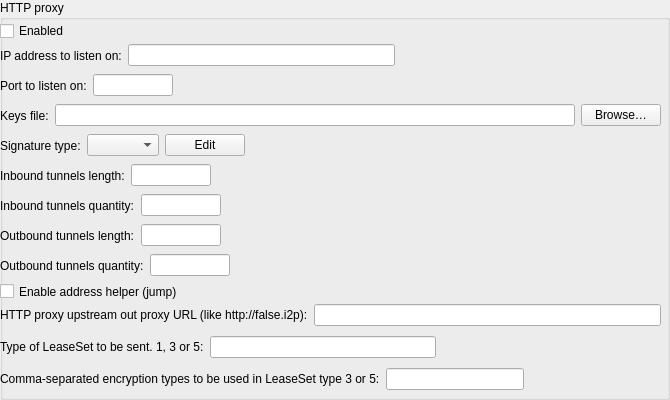
     <widget class="QGroupBox" name="httpProxyGroupBox">
      <property name="minimumSize">
       <size>
        <width>0</width>
        <height>400</height>
       </size>
      </property>
      <property name="maximumSize">
       <size>
        <width>16777215</width>
        <height>400</height>
       </size>
      </property>
      <property name="title">
       <string>HTTP proxy</string>
      </property>
      <widget class="QCheckBox" name="httpProxyEnabledCheckBox">
       <property name="geometry">
        <rect>
         <x>0</x>
         <y>20</y>
         <width>97</width>
         <height>22</height>
        </rect>
       </property>
       <property name="text">
        <string>Enabled</string>
       </property>
      </widget>
      <widget class="QWidget" name="horizontalLayoutWidget_17">
       <property name="geometry">
        <rect>
         <x>0</x>
         <y>40</y>
         <width>661</width>
         <height>31</height>
        </rect>
       </property>
       <layout class="QHBoxLayout" name="horizontalLayout_17">
        <item>
         <widget class="QLabel" name="label_11">
          <property name="text">
           <string>IP address to listen on:</string>
          </property>
         </widget>
        </item>
        <item>
         <widget class="QLineEdit" name="httpProxyAddressLineEdit"/>
        </item>
        <item>
         <spacer name="horizontalSpacer_11">
          <property name="orientation">
           <enum>Qt::Horizontal</enum>
          </property>
          <property name="sizeHint" stdset="0">
           <size>
            <width>40</width>
            <height>20</height>
           </size>
          </property>
         </spacer>
        </item>
       </layout>
      </widget>
      <widget class="QWidget" name="horizontalLayoutWidget_18">
       <property name="geometry">
        <rect>
         <x>0</x>
         <y>70</y>
         <width>661</width>
         <height>31</height>
        </rect>
       </property>
       <layout class="QHBoxLayout" name="horizontalLayout_18">
        <item>
         <widget class="QLabel" name="label_12">
          <property name="text">
           <string>Port to listen on:</string>
          </property>
         </widget>
        </item>
        <item>
         <widget class="QLineEdit" name="httpProxyPortLineEdit">
          <property name="maximumSize">
           <size>
            <width>80</width>
            <height>16777215</height>
           </size>
          </property>
         </widget>
        </item>
        <item>
         <spacer name="horizontalSpacer_12">
          <property name="orientation">
           <enum>Qt::Horizontal</enum>
          </property>
          <property name="sizeHint" stdset="0">
           <size>
            <width>40</width>
            <height>20</height>
           </size>
          </property>
         </spacer>
        </item>
       </layout>
      </widget>
      <widget class="QWidget" name="horizontalLayoutWidget_19">
       <property name="geometry">
        <rect>
         <x>0</x>
         <y>100</y>
         <width>661</width>
         <height>31</height>
        </rect>
       </property>
       <layout class="QHBoxLayout" name="horizontalLayout_19">
        <item>
         <widget class="QLabel" name="label_17">
          <property name="text">
           <string>Keys file:</string>
          </property>
         </widget>
        </item>
        <item>
         <widget class="QLineEdit" name="httpProxyKeyFileLineEdit"/>
        </item>
        <item>
         <widget class="QPushButton" name="httpProxyKeyFilePushButton">
          <property name="text">
           <string>Browse…</string>
          </property>
         </widget>
        </item>
       </layout>
      </widget>
      <widget class="QWidget" name="horizontalLayoutWidget_20">
       <property name="geometry">
        <rect>
         <x>0</x>
         <y>160</y>
         <width>661</width>
         <height>31</height>
        </rect>
       </property>
       <layout class="QHBoxLayout" name="horizontalLayout_20">
        <item>
         <widget class="QLabel" name="label_18">
          <property name="text">
           <string>Inbound tunnels length:</string>
          </property>
         </widget>
        </item>
        <item>
         <widget class="QLineEdit" name="httpProxyInboundTunnelsLenLineEdit">
          <property name="maximumSize">
           <size>
            <width>80</width>
            <height>16777215</height>
           </size>
          </property>
         </widget>
        </item>
        <item>
         <spacer name="horizontalSpacer_13">
          <property name="orientation">
           <enum>Qt::Horizontal</enum>
          </property>
          <property name="sizeHint" stdset="0">
           <size>
            <width>40</width>
            <height>20</height>
           </size>
          </property>
         </spacer>
        </item>
       </layout>
      </widget>
      <widget class="QWidget" name="horizontalLayoutWidget_21">
       <property name="geometry">
        <rect>
         <x>0</x>
         <y>190</y>
         <width>661</width>
         <height>31</height>
        </rect>
       </property>
       <layout class="QHBoxLayout" name="horizontalLayout_21">
        <item>
         <widget class="QLabel" name="label_19">
          <property name="text">
           <string>Inbound tunnels quantity:</string>
          </property>
         </widget>
        </item>
        <item>
         <widget class="QLineEdit" name="httpProxyInboundTunnQuantityLineEdit">
          <property name="maximumSize">
           <size>
            <width>80</width>
            <height>16777215</height>
           </size>
          </property>
         </widget>
        </item>
        <item>
         <spacer name="horizontalSpacer_14">
          <property name="orientation">
           <enum>Qt::Horizontal</enum>
          </property>
          <property name="sizeHint" stdset="0">
           <size>
            <width>40</width>
            <height>20</height>
           </size>
          </property>
         </spacer>
        </item>
       </layout>
      </widget>
      <widget class="QWidget" name="horizontalLayoutWidget_22">
       <property name="geometry">
        <rect>
         <x>0</x>
         <y>220</y>
         <width>661</width>
         <height>31</height>
        </rect>
       </property>
       <layout class="QHBoxLayout" name="horizontalLayout_22">
        <item>
         <widget class="QLabel" name="label_20">
          <property name="text">
           <string>Outbound tunnels length:</string>
          </property>
         </widget>
        </item>
        <item>
         <widget class="QLineEdit" name="httpProxyOutBoundTunnLenLineEdit">
          <property name="maximumSize">
           <size>
            <width>80</width>
            <height>16777215</height>
           </size>
          </property>
         </widget>
        </item>
        <item>
         <spacer name="horizontalSpacer_15">
          <property name="orientation">
           <enum>Qt::Horizontal</enum>
          </property>
          <property name="sizeHint" stdset="0">
           <size>
            <width>40</width>
            <height>20</height>
           </size>
          </property>
         </spacer>
        </item>
       </layout>
      </widget>
      <widget class="QWidget" name="horizontalLayoutWidget_23">
       <property name="geometry">
        <rect>
         <x>0</x>
         <y>250</y>
         <width>661</width>
         <height>31</height>
        </rect>
       </property>
       <layout class="QHBoxLayout" name="horizontalLayout_23">
        <item>
         <widget class="QLabel" name="label_21">
          <property name="text">
           <string>Outbound tunnels quantity:</string>
          </property>
         </widget>
        </item>
        <item>
         <widget class="QLineEdit" name="httpProxyOutboundTunnQuantityLineEdit">
          <property name="maximumSize">
           <size>
            <width>80</width>
            <height>16777215</height>
           </size>
          </property>
         </widget>
        </item>
        <item>
         <spacer name="horizontalSpacer_16">
          <property name="orientation">
           <enum>Qt::Horizontal</enum>
          </property>
          <property name="sizeHint" stdset="0">
           <size>
            <width>40</width>
            <height>20</height>
           </size>
          </property>
         </spacer>
        </item>
       </layout>
      </widget>
      <widget class="QWidget" name="horizontalLayoutWidget_35">
       <property name="geometry">
        <rect>
         <x>0</x>
         <y>130</y>
         <width>661</width>
         <height>31</height>
        </rect>
       </property>
       <layout class="QHBoxLayout" name="horizontalLayout_41">
        <item>
         <widget class="QLabel" name="label_43">
          <property name="text">
           <string>Signature type:</string>
          </property>
         </widget>
        </item>
        <item>
         <widget class="QComboBox" name="comboBox_httpPorxySignatureType"/>
        </item>
        <item>
         <widget class="QPushButton" name="httpProxySignTypeComboEditPushButton">
          <property name="text">
           <string>Edit</string>
          </property>
         </widget>
        </item>
        <item>
         <spacer name="horizontalSpacer_29">
          <property name="orientation">
           <enum>Qt::Horizontal</enum>
          </property>
          <property name="sizeHint" stdset="0">
           <size>
            <width>40</width>
            <height>20</height>
           </size>
          </property>
         </spacer>
        </item>
       </layout>
      </widget>
      <widget class="QCheckBox" name="httpProxyAddressHelperCheckBox">
       <property name="geometry">
        <rect>
         <x>0</x>
         <y>280</y>
         <width>661</width>
         <height>23</height>
        </rect>
       </property>
       <property name="text">
        <string>Enable address helper (jump)</string>
       </property>
      </widget>
      <widget class="QWidget" name="verticalLayoutWidget_6">
       <property name="geometry">
        <rect>
         <x>0</x>
         <y>300</y>
         <width>661</width>
         <height>95</height>
        </rect>
       </property>
       <layout class="QVBoxLayout" name="verticalLayout_6">
        <item>
         <layout class="QHBoxLayout" name="horizontalLayout_52">
          <item>
           <widget class="QLabel" name="label_53">
            <property name="text">
             <string>HTTP proxy upstream out proxy URL (like http://false.i2p):</string>
            </property>
           </widget>
          </item>
          <item>
           <widget class="QLineEdit" name="httpProxyOutproxyLineEdit"/>
          </item>
         </layout>
        </item>
        <item>
         <layout class="QHBoxLayout" name="horizontalLayout_54">
          <item>
           <widget class="QLabel" name="label_54">
            <property name="text">
             <string>Type of LeaseSet to be sent. 1, 3 or 5:</string>
            </property>
           </widget>
          </item>
          <item>
           <widget class="QLineEdit" name="httpProxyI2cpLeaseSetTypeLineEdit"/>
          </item>
          <item>
           <spacer name="horizontalSpacer_40">
            <property name="orientation">
             <enum>Qt::Horizontal</enum>
            </property>
            <property name="sizeHint" stdset="0">
             <size>
              <width>40</width>
              <height>20</height>
             </size>
            </property>
           </spacer>
          </item>
         </layout>
        </item>
        <item>
         <layout class="QHBoxLayout" name="horizontalLayout_53">
          <item>
           <widget class="QLabel" name="label_55">
            <property name="text">
             <string>Comma-separated encryption types to be used in LeaseSet type 3 or 5:</string>
            </property>
           </widget>
          </item>
          <item>
           <widget class="QLineEdit" name="httpProxyI2cpLeaseSetEncTypeLineEdit"/>
          </item>
          <item>
           <spacer name="horizontalSpacer_41">
            <property name="orientation">
             <enum>Qt::Horizontal</enum>
            </property>
            <property name="sizeHint" stdset="0">
             <size>
              <width>40</width>
              <height>20</height>
             </size>
            </property>
           </spacer>
          </item>
         </layout>
        </item>
       </layout>
      </widget>
     </widget>
